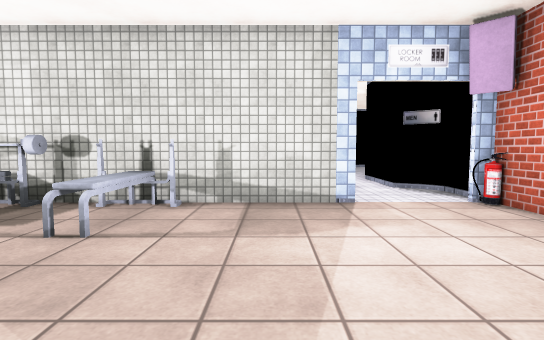
[1] (above)

19 first-person views from a walk through a scene from a Unity 3-D project. The camera is 1.2 m above the floor, tilts 4° down and sees 85° across. Doors are open. The floor is counted in squares, 1 m on a side. Each view is taken from the middle of a square. On the plan, view 1 faces up. The plan holds only what a view shows up to about 13 squares ahead; the rest is blank. The place goes on beyond the plan. The player character is not drawn. Some surface patterns are stand-ins.

[2]
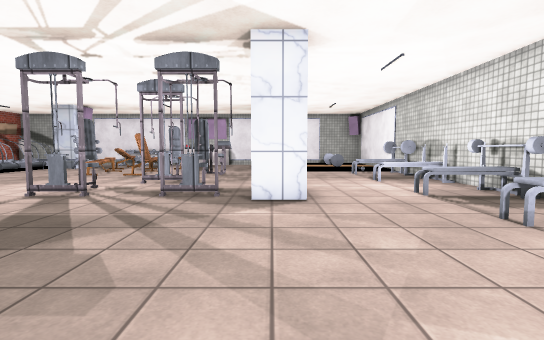

[3]
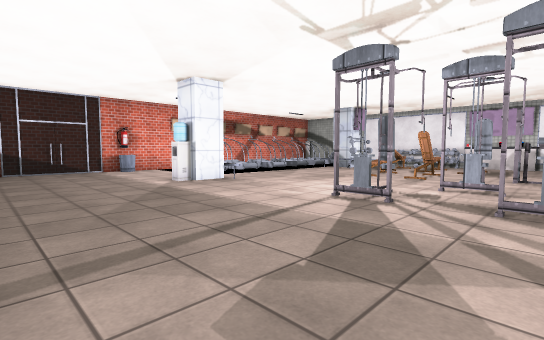

[4]
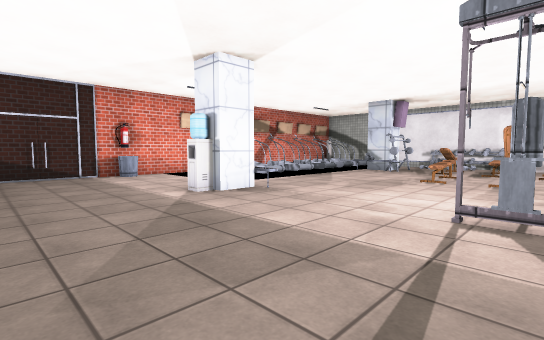

[5]
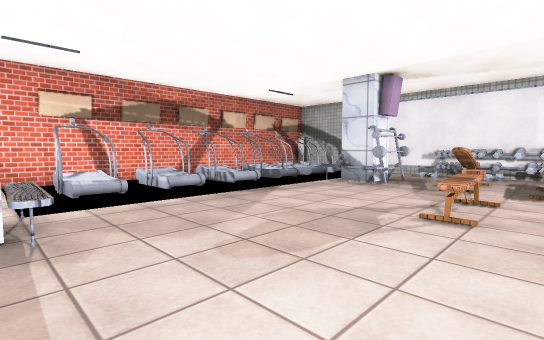

[6]
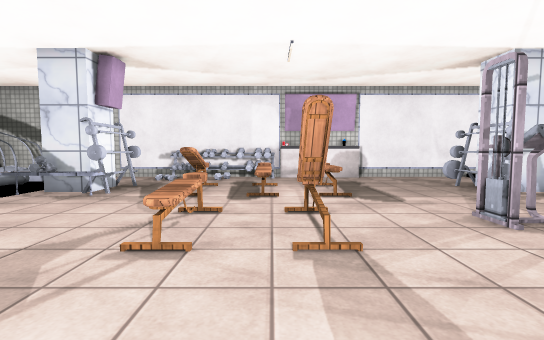

[7]
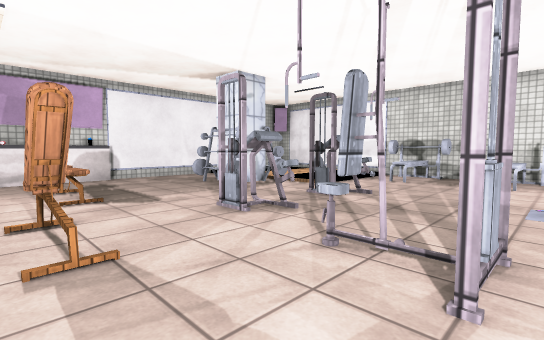

[8]
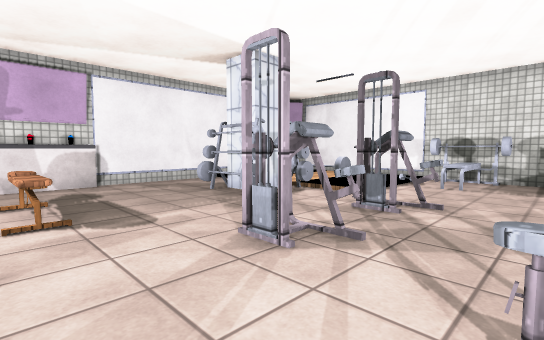

[9]
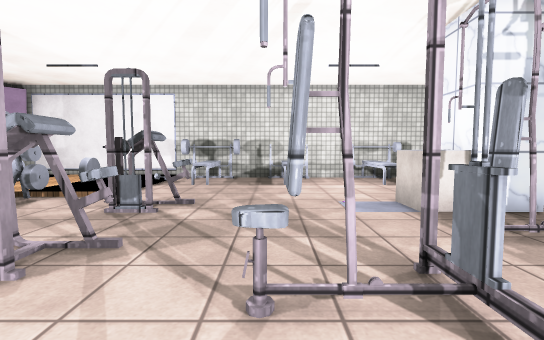

[10]
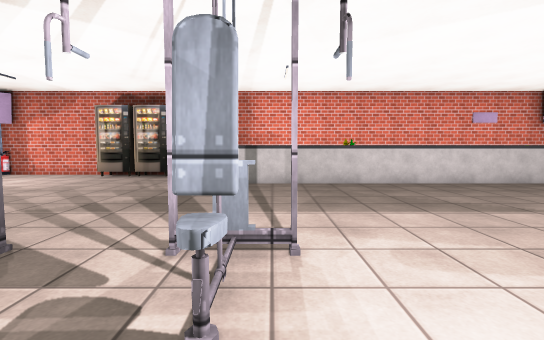

[11]
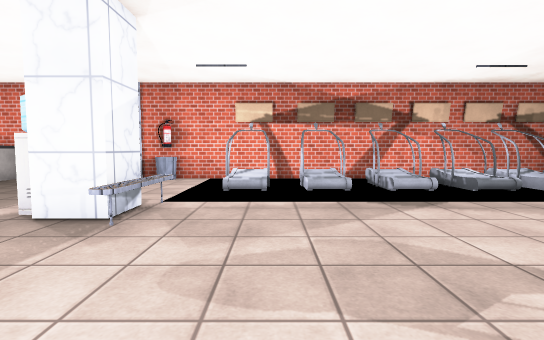

[12]
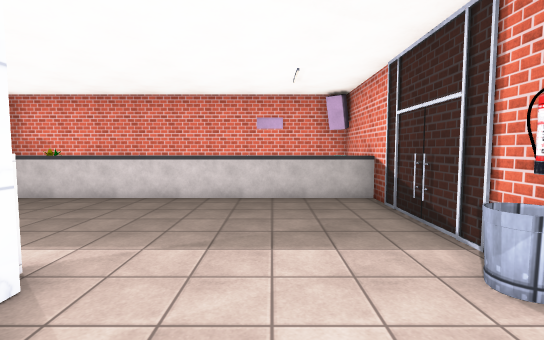

[13]
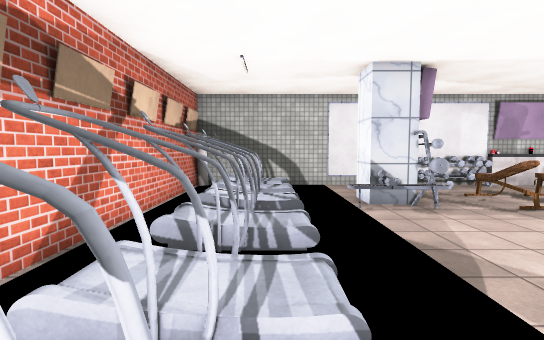

[14]
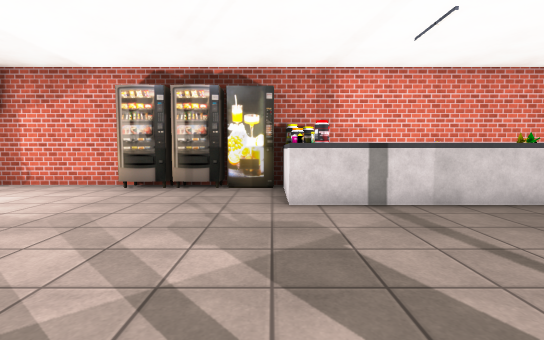

[15]
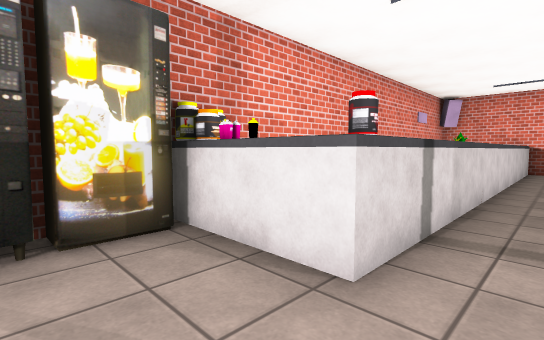

[16]
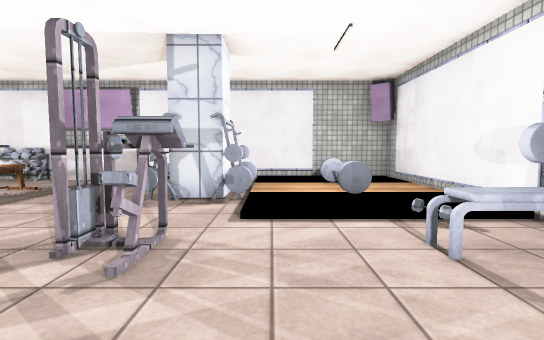

[17]
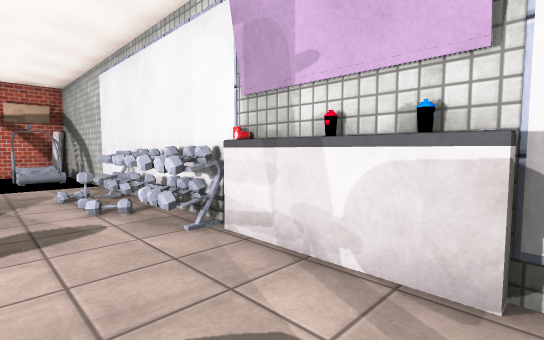

[18]
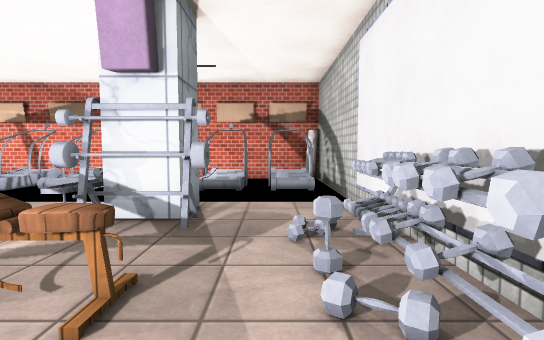

[19]
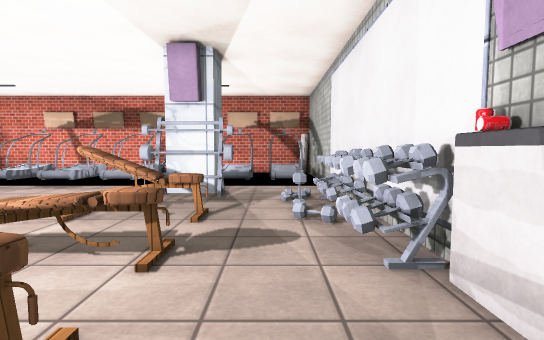

### Floor plan
Points are (right, up) in squares from view 1. A wall is a line through its corners. A room is listed if a view was taken in it or the views show most of it. See-through windows are left out.
Room 1 (views 1, 2, 3, 4, 5, 6, 7, 8, 9, 10, 11, 12, 13, 14, 15, 16, 17, 18, 19)
walls: (-6.4, -12) (-4.9, -12) (-4.9, -12.4); (-4.9, 0.9) (-4.9, -0.5) (-6.2, -0.5) (-6.2, 0.8); (-6.2, -13.5) (-6.2, -11.5); (-16.4, -13.3) (-17.5, -13.3) (-17.5, -12) (-16.4, -12); (-17.4, 0.8) (-16.2, 0.8) (-16.2, -0.5) (-17.5, -0.5); (4.1, -2.9) (4.1, -1.6) (4.6, -1.6); (-20.9, -7.4) (-20.9, -19.2) (5, -19.2) (5, -3); (-1.9, -19.1) (-1.4, -19.2); (5, 2.1) (5, 6.7) (4.5, 6.7); (2, 6.7) (-20.9, 6.7) (-20.9, -2.6)
low walls: (-6.6, -11.5) (-6.7, -12.5) (-6.3, -12.2); (-6.8, -12) (-6.3, -11.6); (-6.7, -12.3) (-6.4, -12); (-6.7, -12.9) (-6.4, -12.6); (-6.7, -13.3) (-6.2, -12.9); (-6.7, -13.8) (-6.7, -11.4); (-15.5, -13.4) (-15.5, -13.9)
objects: other object (-23, -7) to (-22, -6); other object (-23, -4) to (-22, -3); other object (-21, -7); other object (-21, -6); other object (-21, -5); other object (-21, -4); other object (-21, -3); other object (-20, -17) to (-19, -17); other object (-20, -11) to (-20, -7); other object (-18, -18) to (-17, -17); rack (-18, -12); bench (-18, -9) to (-16, -9); bench (-18, -7) to (-16, -7); bench (-18, -5) to (-16, -5); rack (-18, -1) to (-16, -1); rack (-18, 1); other object (-16, -17) to (-15, -17); other object (-16, -13); rack (-16, -12); rack (-16, 1); other object (-14, -17); bench (-14, -8) to (-12, -8); bench (-14, -6) to (-12, -6); machine (-13, -3) to (-12, -2); machine (-13, 0) to (-12, 1); other object (-13, 6) to (-12, 6); other object (-12, 4) to (-12, 5); other object (-11, -18) to (-10, -17); machine (-10, -4) to (-9, -4); other object (-10, 4) to (-9, 6); other object (-9, -17); machine (-7, -6) to (-6, -5); machine (-7, -2) to (-6, -2); other object (-7, 0) to (-7, 1); other object (-7, 6) to (-5, 6); other object (-6, 4) to (-6, 5); bin (-5, -18); water cooler (-5, -13); other object (-3, 4) to (-2, 6); other object (2, -18); other object (2, -17) to (2, -16); other object (2, -14); other object (2, -13); other object (2, -11) to (2, -10); other object (2, -9); other object (2, -8); other object (2, -6) to (2, -5); other object (2, -4); other object (3, -4); other object (4, -4); other object (4, -1); other object (4, 1); fire extinguisher (5, 6)

Positions as (right, up) in squares from view 1, and headings:
1: (0, 0), facing up
2: (2, 0), facing left
3: (1, -2), facing down-left
4: (0, -5), facing down-left
5: (-6, -7), facing down-left
6: (-8, -7), facing left
7: (-8, -7), facing up-left
8: (-10, -6), facing up-left
9: (-10, -6), facing up
10: (-9, -6), facing right
11: (-9, -7), facing down
12: (-8, -16), facing right
13: (-8, -16), facing left
14: (-5, -3), facing right
15: (0, -1), facing down-right
16: (-9, 2), facing left
17: (-18, -3), facing down-left
18: (-19, -7), facing down
19: (-19, -4), facing down
